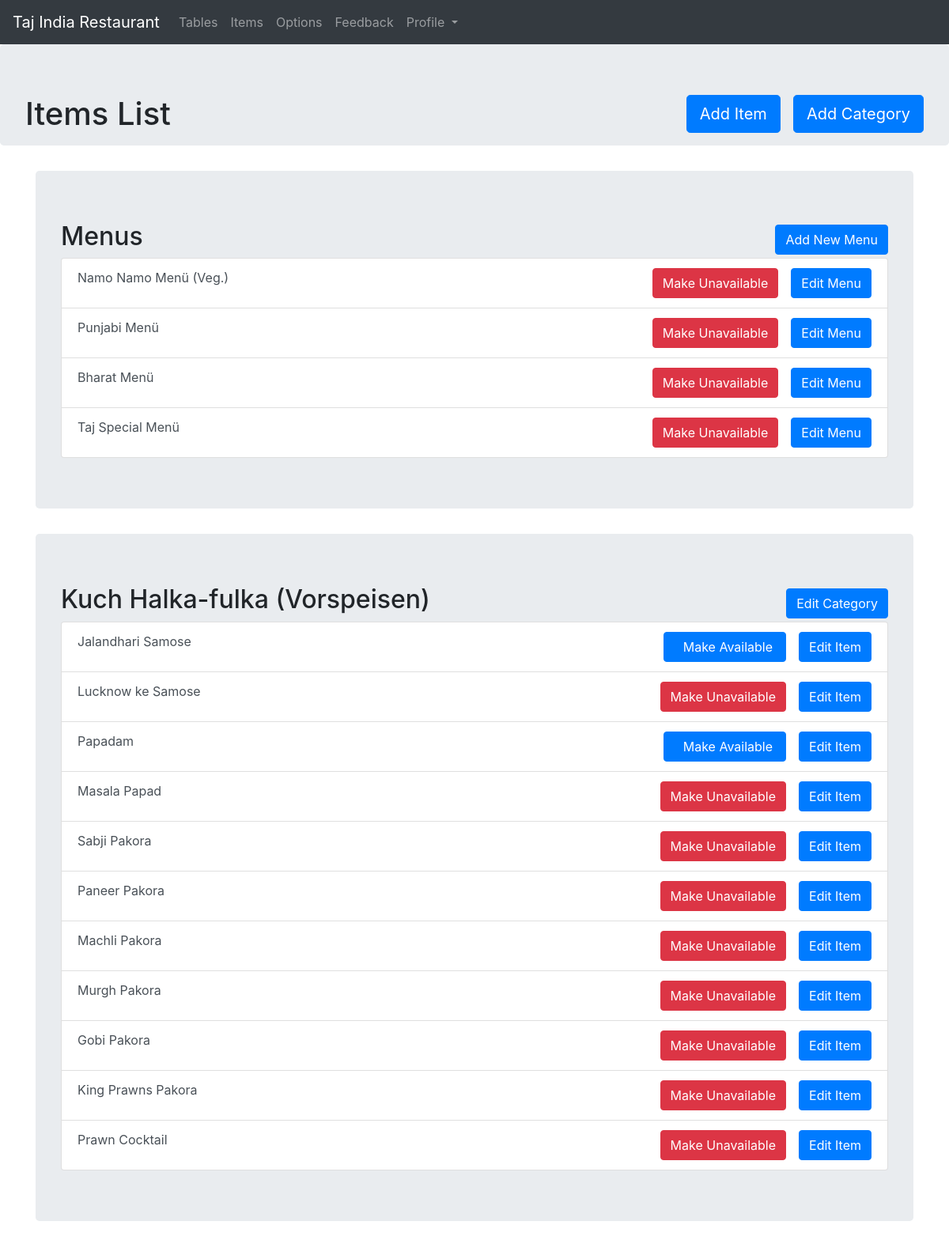
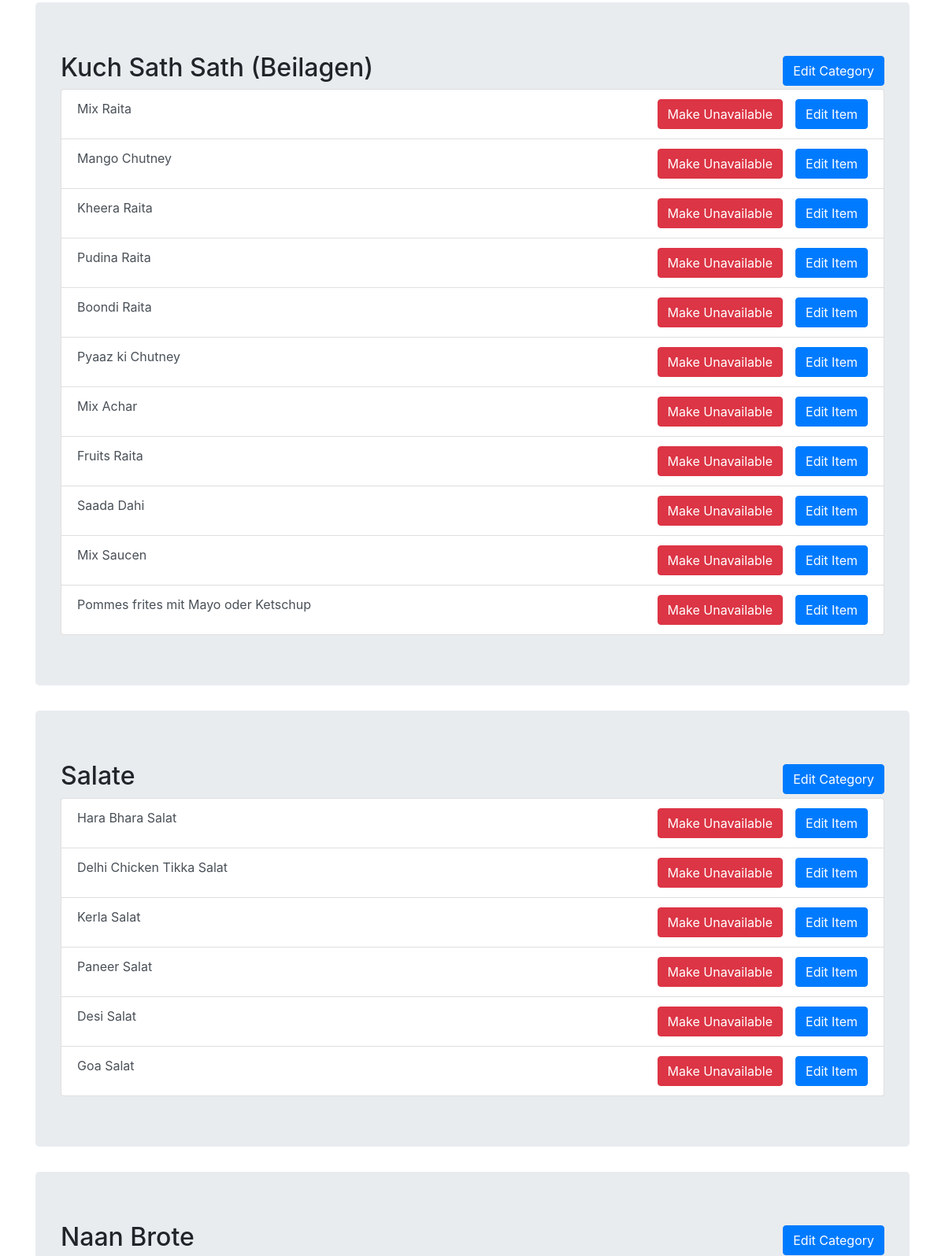
Page /tajindiaadmin/items_list/ (signed in, upper part) on the committed database (2 pictures, top to bottom).
### items/models.py (models this page shows, shortened)
class Menu(models.Model):
    name = models.CharField(max_length = 512)
    veg = models.BooleanField(default = False)
    vegan = models.BooleanField(default=False)
    availaible = models.BooleanField(default = True)
    price2 = models.DecimalField( max_digits=8, decimal_places=2, verbose_name=('Price for 2 person'))
    price3 = models.DecimalField( max_digits=8, decimal_places=2, verbose_name=('Price for 3 person'))
    price4 = models.DecimalField( max_digits=8, decimal_places=2, verbose_name=('Price for 4 person'))
    options = models.ManyToManyField(Option1, blank = True, related_name = 'menu')
    body = RichTextField(blank = True, null = True)
    image = models.ImageField(blank = True, null = True, upload_to = 'items/menu')

class Category(models.Model):
    name = models.CharField(max_length = 512, unique = True)
    veg = models.BooleanField(default = False)
    vegan = models.BooleanField(default=False)
    images = models.ImageField(upload_to = 'items/Category', default='items/Category/default.jpg')
    addOnPrice = models.DecimalField(max_digits=8, decimal_places=2, blank=True, null=True, verbose_name=('Extra Option Price'))
    extras = models.ManyToManyField(AddOn, blank = True, related_name = 'category')
    options = models.ManyToManyField(Option1, blank = True, related_name = 'category')

class Item(models.Model):
    category = models.ForeignKey(Category, related_name = 'products', on_delete = models.CASCADE)
    article_number = models.IntegerField(unique = True, blank=True, null=True)
    name = models.CharField(max_length=512)
    price = models.DecimalField( max_digits=8, decimal_places=2)
    availaible = models.BooleanField(default = True)
    option1 = models.BooleanField(default = False, verbose_name=('Show Category Options'))
    addOn = models.BooleanField(default=False, verbose_name=('Extras'))
    veg = models.BooleanField(default = False)
    vegan = models.BooleanField(default = False)
    description = models.TextField(max_length = 2000, blank = True, null = True)
    suggestions = models.ManyToManyField("Item", blank = True, symmetrical=False, related_name = 'related_to')
    options = models.ManyToManyField(Option2, blank = True, related_name = 'Items', verbose_name=('Show Following options'))
    image = models.ImageField(blank = True, null = True, upload_to = 'items/items')

### accounts/views.py (the view)
# urls.py: path('items_list/', views.items_list, name='items_list'),
@login_required
def items_list(request):
    context = { 'menu_list' : Menu.objects.all(), 'category_list' : Category.objects.all() }
    return render(request, 'accounts/items_list.html', context)

### templates/accounts/items_list.html (shortened to what this page needs)
<!DOCTYPE html>
{% load static %}
{% load bootstrap4 %}
<html lang="en" dir="ltr">
  <head>
    <link rel="stylesheet" href="https://cdn.jsdelivr.net/npm/bootstrap@4.5.3/dist/css/bootstrap.min.css">
  </head>
  <body>
    <div class="split left" data-spy="scroll" data-target=".navbar" data-offset="50">
    <nav class="navbar navbar-expand-lg navbar-dark bg-dark">
  <a class="navbar-brand">Taj India Restaurant</a>
  <div class="collapse navbar-collapse" id="navbarNavDropdown">
    <ul class="navbar-nav">
      <li class="nav-item">
        <a class="nav-link" href="{% url 'accounts:index' %}">Tables</a>
      </li>
      <li class="nav-item">
        <a class="nav-link" href="{% url 'accounts:items_list' %}">Items</a>
      </li>
      <li class="nav-item">
        <a class="nav-link" href="{% url 'accounts:options_list' %}">Options</a>
      </li>
      <li class="nav-item">
        <a class="nav-link" href="{% url 'accounts:feedback_list' %}">Feedback</a>
      </li>
      <li class="nav-item dropdown">
        <a class="nav-link dropdown-toggle" href="#" id="navbarDropdownMenuLink" role="button" data-toggle="dropdown" aria-haspopup="true" aria-expanded="false">
          Profile
        </a>
      </li>
    </ul>
  </div>
</nav>
    <div class="jumbotron">
      <h1 class="float-left">Items List</h1>
      <a class="btn btn-primary btn-lg float-right" href="{% url 'accounts:create_category' %}">Add Category</a>
      <a class="btn btn-primary btn-lg float-right mr-3" href="{% url 'accounts:create_item' %}">Add Item</a>
    </div>
    <div class="container">
    <div class="jumbotron">
      <div class="d-flex justify-content-between align-items-center">
      <h2>Menus</h2>
      <a class="btn btn-primary" href="{% url 'accounts:create_menu' %}">Add New Menu</a>
      </div>
      <ul class="list-group">
        {% for menu in menu_list.all %}
            <li class="list-group-item list-group-item-action">
            {{ menu.name }}
            <a href="{% url 'accounts:update_menu' pk=menu.pk %}" class="btn btn-primary float-right">Edit Menu</a>
            {% if menu.availaible %}
            <a href="{% url 'accounts:menu_availaible' pk=menu.pk %}" class="btn btn-danger float-right mr-3">Make Unavailable</a>
            {% else %}
            <a href="{% url 'accounts:menu_availaible' pk=menu.pk %}" class="btn btn-primary float-right mr-3 pl-4 pr-3">Make Available</a>
            {% endif %}
          </li>
        {% endfor %}
      </ul>
    </div>
    </div>
    {% for category in category_list %}
      <div class="container">
      <div class="jumbotron">
        <div class="d-flex justify-content-between align-items-center">
        <h2>{{ category.name }}</h2>
        <a class="btn btn-primary" href="{% url 'accounts:update_category' pk=category.pk %}">Edit Category</a>
        </div>
        <ul class="list-group">
          {% for items in category.products.all %}
            <li class="list-group-item list-group-item-action">
            {{ items.name }}
            <a href="{% url 'accounts:update_item' pk=items.pk %}" class="btn btn-primary float-right">Edit Item</a>
            {% if items.availaible %}
            <a href="{% url 'accounts:item_availaible' pk=items.pk %}" class="btn btn-danger float-right mr-3">Make Unavailable</a>
            {% else %}
            <a href="{% url 'accounts:item_availaible' pk=items.pk %}" class="btn btn-primary float-right mr-3 pl-4 pr-3">Make Available</a>
            {% endif %}
            </li>
          {% endfor %}
        </ul>
      </div>
      </div>
    {% endfor %}
  </body>
</html>

### rows in the picture
Menu: name "Namo Namo Menü (Veg.)", availaible "Make Unavailable"
Menu: name "Punjabi Menü", availaible "Make Unavailable"
Menu: name "Bharat Menü", availaible "Make Unavailable"
Menu: name "Taj Special Menü", availaible "Make Unavailable"
Category: name "Kuch Halka-fulka (Vorspeisen)"
Item: name "Jalandhari Samose", availaible "Make Available"
Item: name "Lucknow ke Samose", availaible "Make Unavailable"
Item: name "Papadam", availaible "Make Available"
Item: name "Masala Papad", availaible "Make Unavailable"
Item: name "Sabji Pakora", availaible "Make Unavailable"
Item: name "Paneer Pakora", availaible "Make Unavailable"
Item: name "Machli Pakora", availaible "Make Unavailable"
Item: name "Murgh Pakora", availaible "Make Unavailable"
Item: name "Gobi Pakora", availaible "Make Unavailable"
Item: name "King Prawns Pakora", availaible "Make Unavailable"
Item: name "Prawn Cocktail", availaible "Make Unavailable"
Category: name "Kuch Sath Sath (Beilagen)"
Item: name "Mix Raita", availaible "Make Unavailable"
Item: name "Mango Chutney", availaible "Make Unavailable"
Item: name "Kheera Raita", availaible "Make Unavailable"
Item: name "Pudina Raita", availaible "Make Unavailable"
Item: name "Boondi Raita", availaible "Make Unavailable"
Item: name "Pyaaz ki Chutney", availaible "Make Unavailable"
Item: name "Mix Achar", availaible "Make Unavailable"
Item: name "Fruits Raita", availaible "Make Unavailable"
Item: name "Saada Dahi", availaible "Make Unavailable"
Item: name "Mix Saucen", availaible "Make Unavailable"
Item: name "Pommes frites mit Mayo oder Ketschup", availaible "Make Unavailable"
Category: name "Salate"
Item: name "Hara Bhara Salat", availaible "Make Unavailable"
Item: name "Delhi Chicken Tikka Salat", availaible "Make Unavailable"
Item: name "Kerla Salat", availaible "Make Unavailable"
Item: name "Paneer Salat", availaible "Make Unavailable"
Item: name "Desi Salat", availaible "Make Unavailable"
Item: name "Goa Salat", availaible "Make Unavailable"
Category: name "Naan Brote"
